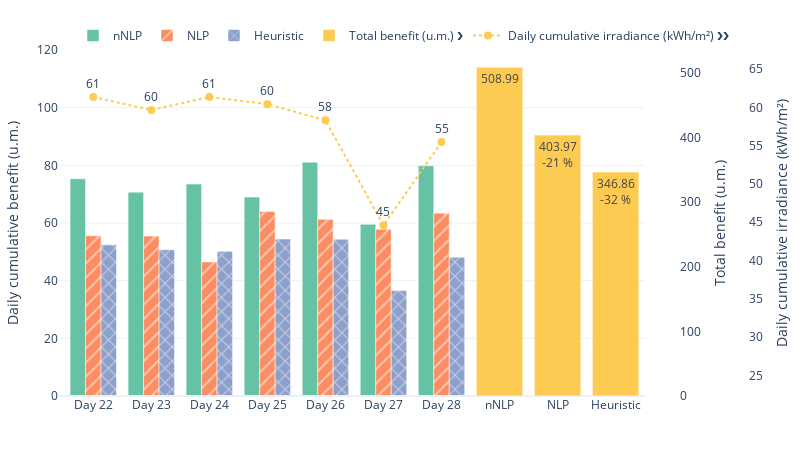

Write notebook code for a chart like this one.
### Markdown cell above
## Visualize cumulative benefit per day comparison

Irradiance on right axis as background

### Code cell
def plot_multiaxis_bars_with_scatter(
    dfs: list[pd.DataFrame],
    alt_labels: list[str],
    bar_col: str,
    bar_label: str,
    scatter_col: str | None = None,
    scatter_label: str | None = None,
    special_values: list[float] | None = None,
    special_label: str | None = None,
    color_palette_id: str = "Plotly",
    **kwargs
):
    """
    Create a grouped bar chart with multiple alternatives (left y-axis),
    an additional 'special values' bar group (right y-axis),
    and a scatter overlay for a separate variable.

    Parameters
    ----------
    dfs : list[pd.DataFrame]
        List of DataFrames, one per alternative. Each must have a 'Category' column.
    alt_labels : list[str]
        Labels for each alternative, same length as `dfs`.
    bar_col : str
        Column name for bar heights (shared across alternatives, left y-axis).
    scatter_col : str
        Column name for scatter data (shared categories).
    special_values : list[float]
        List of values (one per alternative) for the special bar group.
    special_label : str
        Label for the special value bars (right y-axis).

    Returns
    -------
    fig : plotly.graph_objects.Figure
        Configured figure.
    """

    assert len(dfs) == len(alt_labels), "dfs, alt_labels, and special_values must have the same length."
    if special_values is not None:
        assert len(dfs) == len(special_values), "dfs, alt_labels, and special_values must have the same length."
    
    kwargs.setdefault("width", 950)
    kwargs.setdefault("height", 550)

    # Combine all dfs with an 'Alternative' column
    df_viz = pd.concat(
        [df.assign(Alternative=alt, Index=df.index) for df, alt in zip(dfs, alt_labels)],
        ignore_index=True
    )
    
    colors = getattr(px.colors.qualitative, color_palette_id)
    
    if str(dfs[0].index.dtype).startswith('datetime64'):
        categories = [f"Day {dt.day+1}" for dt in dfs[0].index]
    else:
        categories = dfs[0].index.astype(str).tolist()

    fig = go.Figure()


    # --- Left y-axis: grouped bars for main variable ---
    for alt_idx, alt in enumerate(alt_labels):
        pat = pattern_shapes[alt_idx % len(pattern_shapes)] if len(pattern_shapes) > 0 else ""
        subdf = df_viz[df_viz["Alternative"] == alt]
        fig.add_trace(
            go.Bar(
                x=categories,
                y=subdf[bar_col],
                name=f"{alt}",
                yaxis="y1",
                marker_pattern_shape=pat,
                marker_pattern_fgcolor="white",
                marker_color=colors[alt_idx],
            )
        )

    # --- Right y-axis: special values (single category) ---
    if special_values is not None and special_label is not None:
        fig.add_trace(
            go.Bar(
                x=alt_labels,
                y=special_values,
                name=f"{special_label} ❯",
                yaxis="y2",
                text = [
                    f"{val:.2f}<br>{((special_values[val_idx] - special_values[0]) / special_values[0] * 100):.0f} %"
                    if val_idx > 0 else f"{val:.2f}<br>"
                    for val_idx, val in enumerate(special_values)
                ],
                textposition="auto",
                marker_color="#FECB52",
            )
        )
    
    # --- Scatter (overlay, left axis or independent choice) ---
    if scatter_col is not None:
        scatter_label = scatter_col if scatter_label is None else scatter_label
        df_scatter = dfs[0]  # use first dataframe for scatter
        fig.add_trace(
            go.Scatter(
                x=categories,
                y=df_scatter[scatter_col],
                mode="markers+lines+text",
                name=f"{scatter_label} ❯❯",
                marker=dict(size=8, color="#FECB52"),
                line=dict(dash="dot", color="#FECB52"),
                yaxis="y3",
                # fill="tozeroy",
                zorder=10,
                text=[f"{val:.0f}" for val in df_scatter[scatter_col]],
                # text_font=dict(color="#FECB52"),
                textposition="top center",
            ),
        )

    yaxis_config = dict()
    if special_values is not None and special_label is not None:
        yaxis_config["yaxis2"] = dict(
            title=f"{special_label}",
            overlaying="y",
            side="right",
            showgrid=False,
            position=0.9,
        )
        
    if scatter_col is not None:
        yaxis_config["yaxis3"] = dict(
            title=f"{scatter_label}",
            overlaying="y",
            side="right",
            position=1,
            showgrid=False,
            range=[min(df_scatter[scatter_col]) * 0.5, max(df_scatter[scatter_col]) * 1.1],
        )

    # --- Layout ---
    fig.update_layout(
        margin=dict(l=50, r=50, t=50, b=50),
        barmode="group",
        # title="Grouped Bars (Left) + Special Bars (Right) + Scatter",
        xaxis=dict(title="", domain=[0.0, 0.85]),
        yaxis=dict(
            title=f"{bar_label}",
            side="left",
            showgrid=True,
            # range=[0, 120]
        ),
        **yaxis_config,
        legend=dict(
            orientation="h",
            yanchor="bottom",
            y=1.0,
            xanchor="center",
            x=0.5,
        ),
        bargap=0.2,
        template="plotly_white",
        **kwargs,
    )

    return fig

fig = plot_multiaxis_bars_with_scatter(
    dfs=daily_sim_dfs,
    alt_labels=alt_labels,
    bar_col="daily_cumulative_net_profit",
    bar_label="Daily cumulative benefit (u.m.)",
    scatter_col="daily_cumulative_I",
    scatter_label="Daily cumulative irradiance (kWh/m²)",
    special_values=[df['cumulative_net_profit'].iloc[-1] for df in daily_sim_dfs],
    special_label="Total benefit (u.m.)",
    color_palette_id="Set2",
    yaxis_range=[0,120],
    height=450,
    width=800
)

fig.show()

### Figure 1 — Plotly figure (JSON) as saved in the notebook; plotly's stock layout.template omitted (floating-point values rounded to 4 significant figures)
{"data": [{"marker": {"color": "rgb(102,194,165)", "pattern": {"fgcolor": "white", "shape": ""}}, "name": "nNLP", "type": "bar", "x": ["Day 22", "Day 23", "Day 24", "Day 25", "Day 26", "Day 27", "Day 28"], "y": [75.34, 70.71, 73.49, 68.99, 81.11, 59.53, 79.83], "yaxis": "y"}, {"marker": {"color": "rgb(252,141,98)", "pattern": {"fgcolor": "white", "shape": "/"}}, "name": "NLP", "type": "bar", "x": ["Day 22", "Day 23", "Day 24", "Day 25", "Day 26", "Day 27", "Day 28"], "y": [55.57, 55.45, 46.47, 63.95, 61.28, 57.85, 63.4], "yaxis": "y"}, {"marker": {"color": "rgb(141,160,203)", "pattern": {"fgcolor": "white", "shape": "x"}}, "name": "Heuristic", "type": "bar", "x": ["Day 22", "Day 23", "Day 24", "Day 25", "Day 26", "Day 27", "Day 28"], "y": [52.42, 50.73, 50.18, 54.43, 54.4, 36.57, 48.12, 0.0], "yaxis": "y"}, {"marker": {"color": "#FECB52"}, "name": "Total benefit (u.m.) ❯", "text": ["508.99<br>", "403.97<br>-21 %", "346.86<br>-32 %"], "textposition": "auto", "type": "bar", "x": ["nNLP", "NLP", "Heuristic"], "y": [509.0, 404.0, 346.9], "yaxis": "y2"}, {"line": {"color": "#FECB52", "dash": "dot"}, "marker": {"color": "#FECB52", "size": 8}, "mode": "markers+lines+text", "name": "Daily cumulative irradiance (kWh/m²) ❯❯", "text": ["61", "60", "61", "60", "58", "45", "55"], "textposition": "top center", "type": "scatter", "x": ["Day 22", "Day 23", "Day 24", "Day 25", "Day 26", "Day 27", "Day 28"], "y": [61.37, 59.67, 61.36, 60.44, 58.33, 44.6, 55.48], "yaxis": "y3", "zorder": 10}], "layout": {"bargap": 0.2, "barmode": "group", "height": 450, "legend": {"orientation": "h", "x": 0.5, "xanchor": "center", "y": 1, "yanchor": "bottom"}, "margin": {"b": 50, "l": 50, "r": 50, "t": 50}, "width": 800, "xaxis": {"domain": [0, 0.85], "title": {"text": ""}}, "yaxis": {"range": [0, 120], "showgrid": true, "side": "left", "title": {"text": "Daily cumulative benefit (u.m.)"}}, "yaxis2": {"overlaying": "y", "position": 0.9, "showgrid": false, "side": "right", "title": {"text": "Total benefit (u.m.)"}}, "yaxis3": {"overlaying": "y", "position": 1, "range": [22.3, 67.51], "showgrid": false, "side": "right", "title": {"text": "Daily cumulative irradiance (kWh/m²)"}}}}
